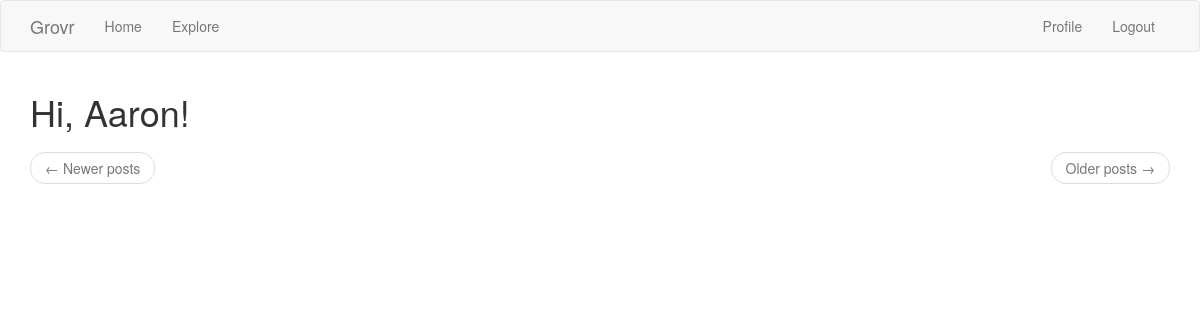
The page /explore (signed in) on the database as committed earlier.
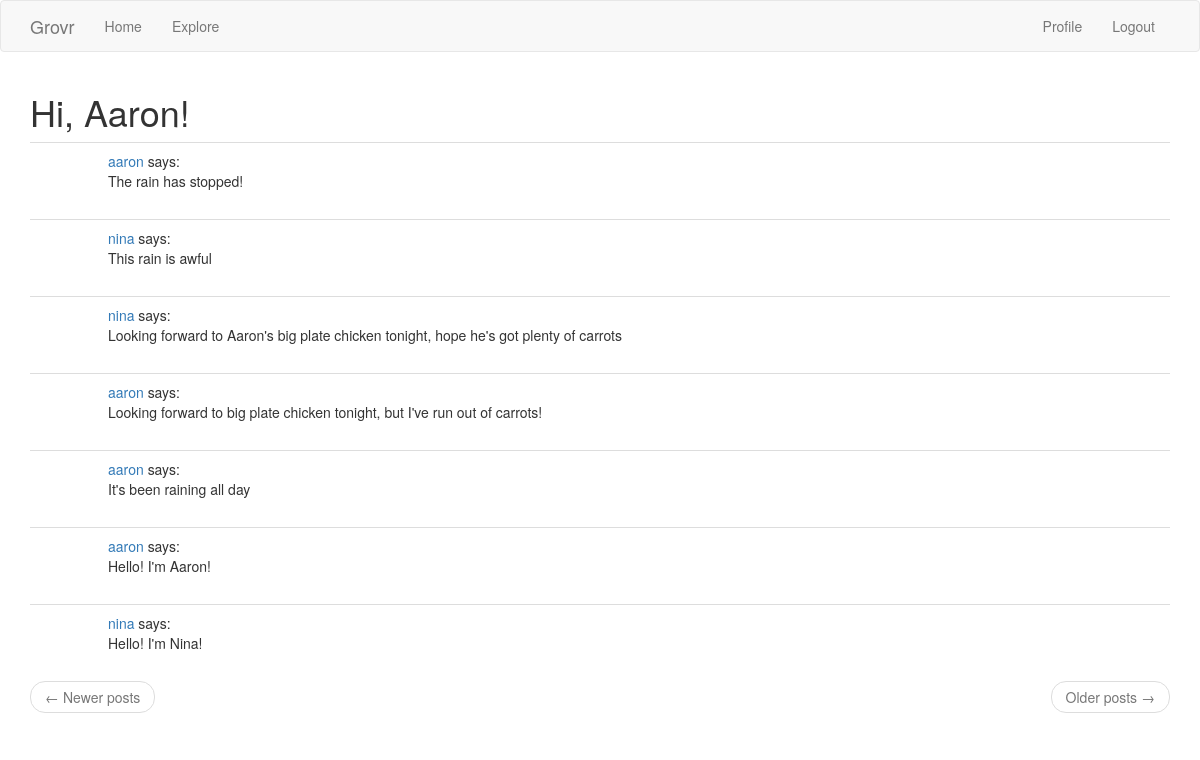
The same page on the database as committed later.
### app/models.py (models this page shows, shortened)
class Post(db.Model):
    id = db.Column(db.Integer, primary_key=True)
    body = db.Column(db.String(140))
    timestamp = db.Column(db.DateTime, index=True, default=dt.utcnow)
    user_id = db.Column(db.Integer, db.ForeignKey('user.id'))

class User(UserMixin, db.Model):
    id = db.Column(db.Integer, primary_key=True)
    username = db.Column(db.String(64), index=True, unique=True)
    email = db.Column(db.String(128), index=True, unique=True)
    password_hash = db.Column(db.String(128))
    posts = db.relationship('Post', backref='author', lazy='dynamic')
    about_me = db.Column(db.String(140))
    last_seen = db.Column(db.DateTime, default=dt.utcnow)
    followed = db.relationship(
        'User', secondary = followers,
        primaryjoin = (followers.c.follower_id == id),
        secondaryjoin = (followers.c.followed_id == id),
        backref = db.backref('followers', lazy='dynamic'),
        lazy = 'dynamic'
    )

### app/routes.py (the view)
@app.route('/explore')
@login_required
def explore():
    page = request.args.get('page', 1, type=int)
    posts = Post.query.order_by(Post.timestamp.desc()).paginate(
        page, app.config['POSTS_PER_PAGE'], False)
    next_url = url_for('explore', page=posts.next_num) \
        if posts.has_next else None
    prev_url = url_for('explore', page=posts.prev_num) \
        if posts.has_prev else None
    return render_template('index.html', title='Explore', posts=posts.items,
        next_url=next_url, prev_url=prev_url)

### app/models.py (called while the page is built)
@login.user_loader
def load_user(id):
    return User.query.get(int(id))

### app/routes.py (called while the page is built)
@app.before_request
def before_request():
    if current_user.is_authenticated:
        current_user.last_seen = dt.utcnow()
        db.session.commit()

### app/templates/index.html (shortened to what this page needs)
{% extends "base.html" %}
{% import 'bootstrap/wtf.html' as wtf %}
{% block app_content %}
    <h1>Hi, {{ current_user.username|capitalize }}!</h1>
    {% for post in posts %}
        {% include '_post.html' %}
    {% endfor %}
    <nav aria-label="...">
        <ul class="pager">
            <li class="previous{% if not prev_url %} disabled{% endif %}">
                <a href="{{ prev_url or '#' }}">
                    <span aria-hidden="true">&larr;</span> Newer posts
                </a>
            </li>
            <li class="next{% if not next_url %} disabled{% endif %}">
                <a href="{{ next_url or '#' }}">
                    Older posts <span aria-hidden="true">&rarr;</span>
                </a>
            </li>
        </ul>
    </nav>
{% endblock %}

### app/templates/_post.html (shortened to what this page needs)
    <table class="table table-hover">
        <tr>
            <td width="70px">
            </td>
            <td>
                <a href="{{ url_for('user', username=post.author.username) }}">
                    {{ post.author.username }}
                </a>
                says:
                <br>
                {{ post.body }}
            </td>
        </tr>
    </table>

Rows that differ between the two databases and show on the page:
added Post: author.username "aaron", body "The rain has stopped!"
added Post: author.username "nina", body "This rain is awful"
added Post: author.username "nina", body "Looking forward to Aaron's big plate chicken tonight, hope he's got plenty of carrots"
added Post: author.username "aaron", body "Looking forward to big plate chicken tonight, but I've run out of carrots!"
added Post: author.username "aaron", body "It's been raining all day"
added Post: author.username "aaron", body "Hello! I'm Aaron!"
added Post: author.username "nina", body "Hello! I'm Nina!"
